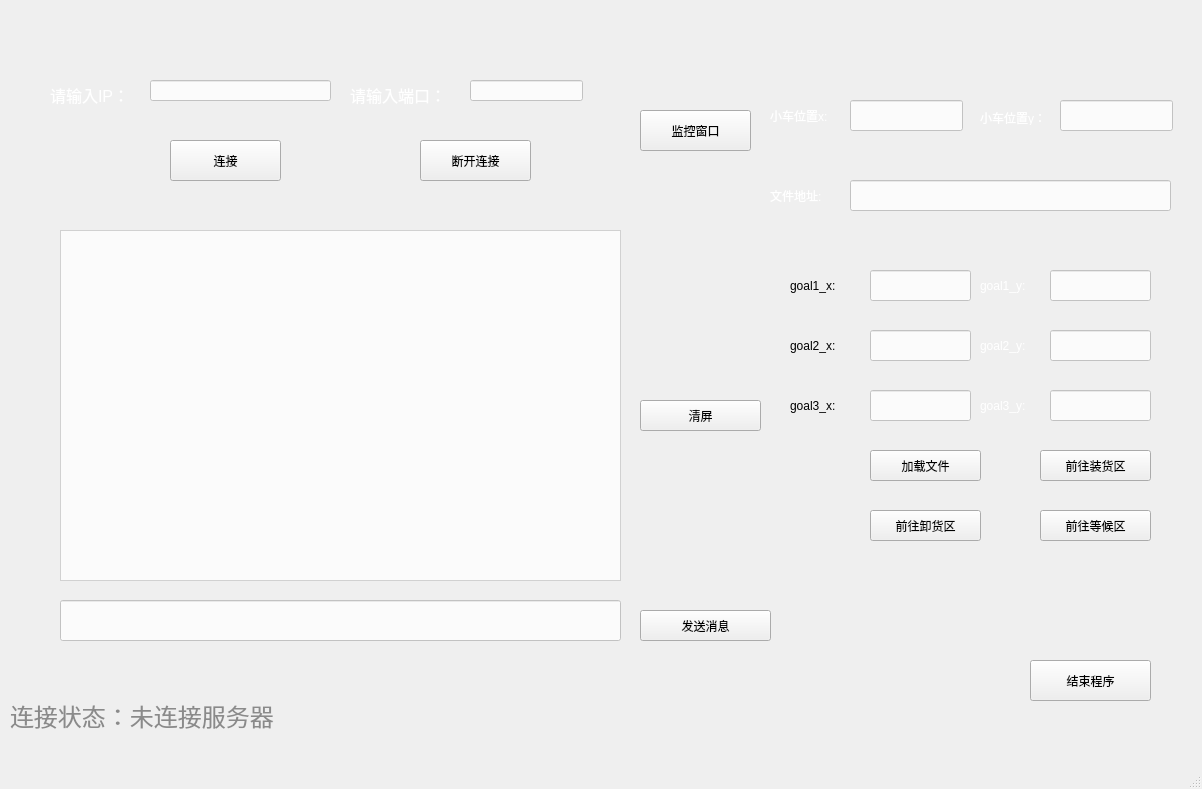
<?xml version="1.0" encoding="UTF-8"?>
<ui version="4.0">
 <class>MainWindow</class>
 <widget class="QMainWindow" name="MainWindow">
  <property name="geometry">
   <rect>
    <x>0</x>
    <y>0</y>
    <width>1202</width>
    <height>789</height>
   </rect>
  </property>
  <property name="windowTitle">
   <string>MainWindow</string>
  </property>
  <property name="styleSheet">
   <string notr="true"/>
  </property>
  <widget class="QWidget" name="centralwidget">
   <widget class="QLabel" name="label">
    <property name="geometry">
     <rect>
      <x>50</x>
      <y>80</y>
      <width>111</width>
      <height>31</height>
     </rect>
    </property>
    <property name="font">
     <font>
      <pointsize>12</pointsize>
     </font>
    </property>
    <property name="text">
     <string>&lt;html&gt;&lt;head/&gt;&lt;body&gt;&lt;p&gt;&lt;span style=&quot; color:#ffffff;&quot;&gt;请输入IP：&lt;/span&gt;&lt;/p&gt;&lt;/body&gt;&lt;/html&gt;</string>
    </property>
   </widget>
   <widget class="QLabel" name="label_2">
    <property name="geometry">
     <rect>
      <x>350</x>
      <y>80</y>
      <width>121</width>
      <height>31</height>
     </rect>
    </property>
    <property name="font">
     <font>
      <pointsize>12</pointsize>
     </font>
    </property>
    <property name="text">
     <string>&lt;html&gt;&lt;head/&gt;&lt;body&gt;&lt;p&gt;&lt;span style=&quot; color:#ffffff;&quot;&gt;请输入端口：&lt;/span&gt;&lt;/p&gt;&lt;/body&gt;&lt;/html&gt;</string>
    </property>
   </widget>
   <widget class="QPushButton" name="link">
    <property name="geometry">
     <rect>
      <x>170</x>
      <y>140</y>
      <width>111</width>
      <height>41</height>
     </rect>
    </property>
    <property name="styleSheet">
     <string notr="true"/>
    </property>
    <property name="text">
     <string>连接</string>
    </property>
   </widget>
   <widget class="QLineEdit" name="EditIP">
    <property name="geometry">
     <rect>
      <x>150</x>
      <y>80</y>
      <width>181</width>
      <height>21</height>
     </rect>
    </property>
    <property name="styleSheet">
     <string notr="true">background-color: rgba(255, 255, 255, 199);</string>
    </property>
   </widget>
   <widget class="QLineEdit" name="EditPort">
    <property name="geometry">
     <rect>
      <x>470</x>
      <y>80</y>
      <width>113</width>
      <height>21</height>
     </rect>
    </property>
    <property name="styleSheet">
     <string notr="true">background-color: rgba(255, 255, 255, 199);</string>
    </property>
   </widget>
   <widget class="QLabel" name="label_3">
    <property name="geometry">
     <rect>
      <x>10</x>
      <y>680</y>
      <width>391</width>
      <height>71</height>
     </rect>
    </property>
    <property name="font">
     <font>
      <family>Adobe Devanagari</family>
      <pointsize>18</pointsize>
      <weight>50</weight>
      <italic>false</italic>
      <bold>false</bold>
     </font>
    </property>
    <property name="styleSheet">
     <string notr="true">color: rgb(138, 138, 138);
font: 18pt &quot;Adobe Devanagari&quot;;</string>
    </property>
    <property name="text">
     <string>连接状态：未连接服务器</string>
    </property>
   </widget>
   <widget class="QTextBrowser" name="textBrowser">
    <property name="geometry">
     <rect>
      <x>60</x>
      <y>230</y>
      <width>561</width>
      <height>351</height>
     </rect>
    </property>
    <property name="styleSheet">
     <string notr="true">background-color: rgba(255, 255, 255, 199);</string>
    </property>
   </widget>
   <widget class="QLineEdit" name="lineEdit">
    <property name="geometry">
     <rect>
      <x>60</x>
      <y>600</y>
      <width>561</width>
      <height>41</height>
     </rect>
    </property>
    <property name="styleSheet">
     <string notr="true">background-color: rgba(255, 255, 255, 199);</string>
    </property>
   </widget>
   <widget class="QPushButton" name="pushButton_send">
    <property name="geometry">
     <rect>
      <x>640</x>
      <y>610</y>
      <width>131</width>
      <height>31</height>
     </rect>
    </property>
    <property name="text">
     <string>发送消息</string>
    </property>
   </widget>
   <widget class="QPushButton" name="pushButton_2">
    <property name="geometry">
     <rect>
      <x>640</x>
      <y>400</y>
      <width>121</width>
      <height>31</height>
     </rect>
    </property>
    <property name="text">
     <string>清屏</string>
    </property>
   </widget>
   <widget class="QPushButton" name="pushButton_3">
    <property name="geometry">
     <rect>
      <x>1030</x>
      <y>660</y>
      <width>121</width>
      <height>41</height>
     </rect>
    </property>
    <property name="text">
     <string>结束程序</string>
    </property>
   </widget>
   <widget class="QPushButton" name="disconnect">
    <property name="geometry">
     <rect>
      <x>420</x>
      <y>140</y>
      <width>111</width>
      <height>41</height>
     </rect>
    </property>
    <property name="styleSheet">
     <string notr="true"/>
    </property>
    <property name="text">
     <string>断开连接</string>
    </property>
   </widget>
   <widget class="QPushButton" name="pushButton">
    <property name="geometry">
     <rect>
      <x>640</x>
      <y>110</y>
      <width>111</width>
      <height>41</height>
     </rect>
    </property>
    <property name="text">
     <string>监控窗口</string>
    </property>
   </widget>
   <widget class="QLineEdit" name="EditPath">
    <property name="geometry">
     <rect>
      <x>850</x>
      <y>180</y>
      <width>321</width>
      <height>31</height>
     </rect>
    </property>
    <property name="styleSheet">
     <string notr="true">background-color: rgba(255, 255, 255, 199);</string>
    </property>
   </widget>
   <widget class="QLabel" name="label_4">
    <property name="geometry">
     <rect>
      <x>770</x>
      <y>180</y>
      <width>72</width>
      <height>31</height>
     </rect>
    </property>
    <property name="styleSheet">
     <string notr="true">color:rgb(255, 255, 255)</string>
    </property>
    <property name="text">
     <string>文件地址:</string>
    </property>
   </widget>
   <widget class="QPushButton" name="pushButton_7">
    <property name="geometry">
     <rect>
      <x>870</x>
      <y>450</y>
      <width>111</width>
      <height>31</height>
     </rect>
    </property>
    <property name="text">
     <string>加载文件</string>
    </property>
   </widget>
   <widget class="QPushButton" name="pushButton_8">
    <property name="geometry">
     <rect>
      <x>1040</x>
      <y>450</y>
      <width>111</width>
      <height>31</height>
     </rect>
    </property>
    <property name="text">
     <string>前往装货区</string>
    </property>
   </widget>
   <widget class="QLineEdit" name="goal1_x">
    <property name="geometry">
     <rect>
      <x>870</x>
      <y>270</y>
      <width>101</width>
      <height>31</height>
     </rect>
    </property>
    <property name="styleSheet">
     <string notr="true">background-color: rgba(255, 255, 255, 199);</string>
    </property>
   </widget>
   <widget class="QLineEdit" name="goal1_y">
    <property name="geometry">
     <rect>
      <x>1050</x>
      <y>270</y>
      <width>101</width>
      <height>31</height>
     </rect>
    </property>
    <property name="styleSheet">
     <string notr="true">background-color: rgba(255, 255, 255, 199);</string>
    </property>
   </widget>
   <widget class="QLineEdit" name="goal2_x">
    <property name="geometry">
     <rect>
      <x>870</x>
      <y>330</y>
      <width>101</width>
      <height>31</height>
     </rect>
    </property>
    <property name="styleSheet">
     <string notr="true">background-color: rgba(255, 255, 255, 199);</string>
    </property>
   </widget>
   <widget class="QLineEdit" name="goal2_y">
    <property name="geometry">
     <rect>
      <x>1050</x>
      <y>330</y>
      <width>101</width>
      <height>31</height>
     </rect>
    </property>
    <property name="styleSheet">
     <string notr="true">background-color: rgba(255, 255, 255, 199);</string>
    </property>
   </widget>
   <widget class="QLineEdit" name="goal3_x">
    <property name="geometry">
     <rect>
      <x>870</x>
      <y>390</y>
      <width>101</width>
      <height>31</height>
     </rect>
    </property>
    <property name="styleSheet">
     <string notr="true">background-color: rgba(255, 255, 255, 199);</string>
    </property>
   </widget>
   <widget class="QLineEdit" name="goal3_y">
    <property name="geometry">
     <rect>
      <x>1050</x>
      <y>390</y>
      <width>101</width>
      <height>31</height>
     </rect>
    </property>
    <property name="styleSheet">
     <string notr="true">background-color: rgba(255, 255, 255, 199);</string>
    </property>
   </widget>
   <widget class="QPushButton" name="pushButton_9">
    <property name="geometry">
     <rect>
      <x>870</x>
      <y>510</y>
      <width>111</width>
      <height>31</height>
     </rect>
    </property>
    <property name="text">
     <string>前往卸货区</string>
    </property>
   </widget>
   <widget class="QPushButton" name="pushButton_10">
    <property name="geometry">
     <rect>
      <x>1040</x>
      <y>510</y>
      <width>111</width>
      <height>31</height>
     </rect>
    </property>
    <property name="text">
     <string>前往等候区</string>
    </property>
   </widget>
   <widget class="QLabel" name="label_5">
    <property name="geometry">
     <rect>
      <x>790</x>
      <y>270</y>
      <width>72</width>
      <height>31</height>
     </rect>
    </property>
    <property name="styleSheet">
     <string notr="true"/>
    </property>
    <property name="text">
     <string>goal1_x:</string>
    </property>
   </widget>
   <widget class="QLabel" name="label_6">
    <property name="geometry">
     <rect>
      <x>980</x>
      <y>270</y>
      <width>72</width>
      <height>31</height>
     </rect>
    </property>
    <property name="styleSheet">
     <string notr="true">color:rgb(255, 255, 255)</string>
    </property>
    <property name="text">
     <string>goal1_y:</string>
    </property>
   </widget>
   <widget class="QLabel" name="label_7">
    <property name="geometry">
     <rect>
      <x>790</x>
      <y>330</y>
      <width>72</width>
      <height>31</height>
     </rect>
    </property>
    <property name="styleSheet">
     <string notr="true"/>
    </property>
    <property name="text">
     <string>goal2_x:</string>
    </property>
   </widget>
   <widget class="QLabel" name="label_8">
    <property name="geometry">
     <rect>
      <x>980</x>
      <y>330</y>
      <width>72</width>
      <height>31</height>
     </rect>
    </property>
    <property name="styleSheet">
     <string notr="true">color:rgb(255, 255, 255)</string>
    </property>
    <property name="text">
     <string>goal2_y:</string>
    </property>
   </widget>
   <widget class="QLabel" name="label_9">
    <property name="geometry">
     <rect>
      <x>790</x>
      <y>390</y>
      <width>72</width>
      <height>31</height>
     </rect>
    </property>
    <property name="styleSheet">
     <string notr="true"/>
    </property>
    <property name="text">
     <string>goal3_x:</string>
    </property>
   </widget>
   <widget class="QLabel" name="label_10">
    <property name="geometry">
     <rect>
      <x>980</x>
      <y>390</y>
      <width>72</width>
      <height>31</height>
     </rect>
    </property>
    <property name="styleSheet">
     <string notr="true">color:rgb(255, 255, 255)</string>
    </property>
    <property name="text">
     <string>goal3_y:</string>
    </property>
   </widget>
   <widget class="QLineEdit" name="pos_x">
    <property name="geometry">
     <rect>
      <x>850</x>
      <y>100</y>
      <width>113</width>
      <height>31</height>
     </rect>
    </property>
    <property name="styleSheet">
     <string notr="true">background-color: rgba(255, 255, 255, 199);</string>
    </property>
   </widget>
   <widget class="QLineEdit" name="pos_y">
    <property name="geometry">
     <rect>
      <x>1060</x>
      <y>100</y>
      <width>113</width>
      <height>31</height>
     </rect>
    </property>
    <property name="styleSheet">
     <string notr="true">background-color: rgba(255, 255, 255, 199);</string>
    </property>
   </widget>
   <widget class="QLabel" name="label_11">
    <property name="geometry">
     <rect>
      <x>770</x>
      <y>100</y>
      <width>81</width>
      <height>31</height>
     </rect>
    </property>
    <property name="styleSheet">
     <string notr="true">color:rgb(255, 255, 255)</string>
    </property>
    <property name="text">
     <string>小车位置x:</string>
    </property>
   </widget>
   <widget class="QLabel" name="label_12">
    <property name="geometry">
     <rect>
      <x>980</x>
      <y>110</y>
      <width>72</width>
      <height>15</height>
     </rect>
    </property>
    <property name="styleSheet">
     <string notr="true">color:rgb(255, 255, 255)</string>
    </property>
    <property name="text">
     <string>小车位置y：</string>
    </property>
   </widget>
  </widget>
  <widget class="QMenuBar" name="menubar">
   <property name="geometry">
    <rect>
     <x>0</x>
     <y>0</y>
     <width>1202</width>
     <height>26</height>
    </rect>
   </property>
  </widget>
  <widget class="QStatusBar" name="statusbar"/>
 </widget>
 <resources/>
 <connections/>
</ui>
